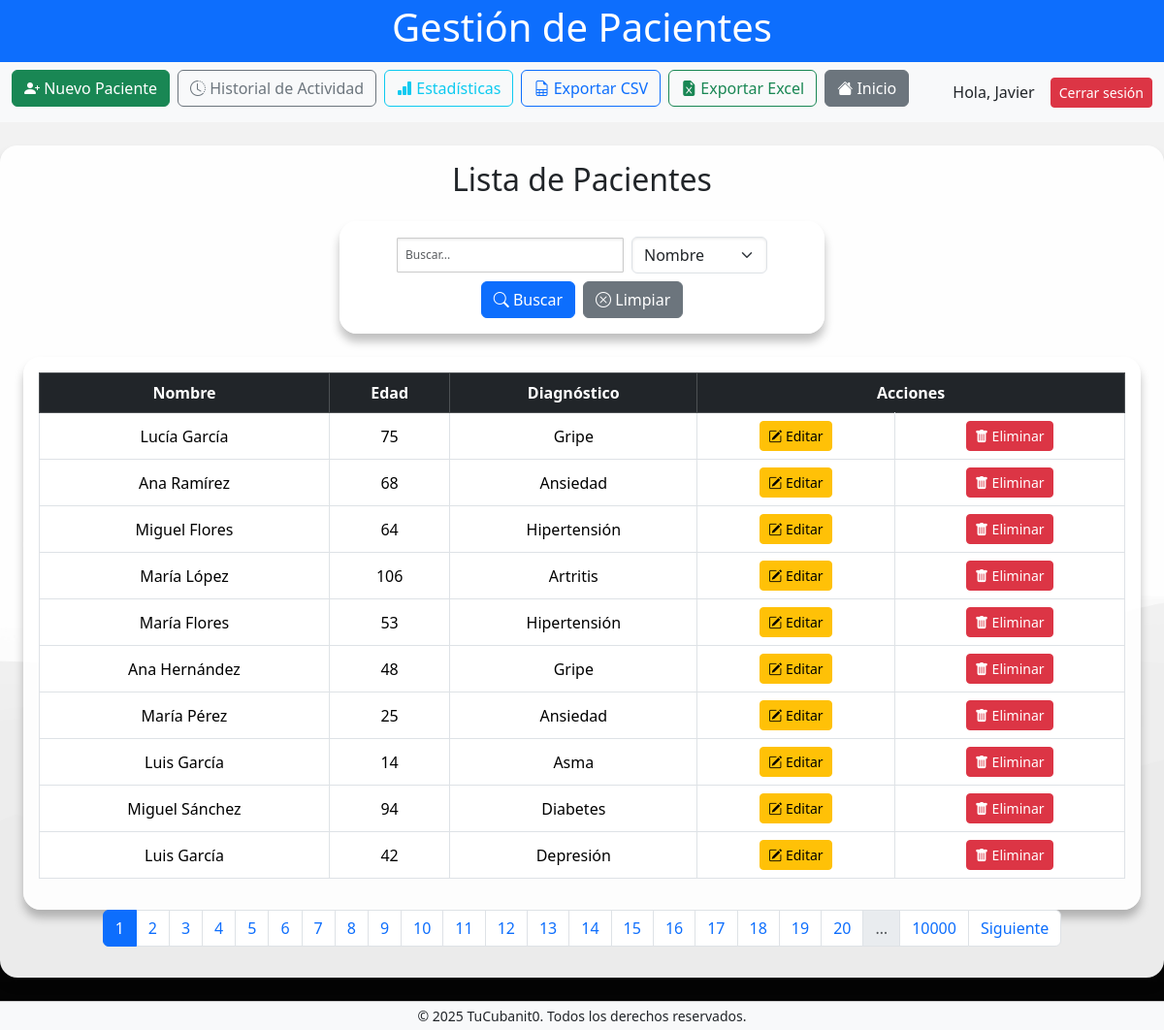
/ (signed in), run on the app's committed database.
### tables this page shows
CREATE TABLE Pacientes (
                id INTEGER PRIMARY KEY AUTOINCREMENT,
                nombre TEXT NOT NULL,
                edad INTEGER NOT NULL,
                diagnostico TEXT NOT NULL
            );

### app.py (the view)
@app.route('/')
def index():
    try:
        por_pagina = 10
        pagina = int(request.args.get('pagina', 1))
        offset = (pagina - 1) * por_pagina
        busqueda = request.args.get('buscar', '').strip()
        filtro = request.args.get('filtro', 'nombre')  # puede ser 'nombre' o 'diagnostico'
        if busqueda:
            filtro = request.args.get('filtro', 'nombre')
            if filtro == 'diagnostico':
                pacientes = db.buscar_pacientes_por_diagnostico(busqueda, limit=por_pagina, offset=offset)
                total_pacientes = db.contar_pacientes_por_diagnostico(busqueda)
            else:
                pacientes = db.buscar_pacientes_por_nombre(busqueda, limit=por_pagina, offset=offset)
                total_pacientes = db.contar_pacientes_busqueda(busqueda)
        else:
            pacientes = db.obtener_pacientes(limit=por_pagina, offset=offset)
            total_pacientes = db.contar_pacientes()
        total_paginas = (total_pacientes + por_pagina - 1) // por_pagina
        return render_template('index.html', pacientes=pacientes, pagina=pagina,
                               total_paginas=total_paginas, buscar=busqueda, filtro=filtro)
    except Exception as e:
        logger.error(f"Error al obtener pacientes: {e}")
        return render_template('error.html', message="No se pudo obtener la lista de pacientes.")

### app.py (called while the page is built)
@app.before_request
def requerir_login():
    rutas_abiertas = ['login', 'registro_usuario', 'static']
    if not session.get('usuario') and not any(r in request.endpoint for r in rutas_abiertas):
        return redirect(url_for('login'))

@app.context_processor
def inject_current_year():
    return {'current_year': datetime.now().year}

### db.py (called while the page is built)
def obtener_conexion():
    return sqlite3.connect(DATABASE_PATH)

def handle_db_error(func):
    def wrapper(*args, **kwargs):
        try:
            return func(*args, **kwargs)
        except sqlite3.Error as e:
            print(f"Database error in {func.__name__}: {e}")
            return None
    return wrapper

@handle_db_error
def obtener_pacientes(limit=10, offset=0):
    conn = obtener_conexion()
    conn.row_factory = sqlite3.Row
    cursor = conn.cursor()
    cursor.execute("SELECT * FROM Pacientes LIMIT ? OFFSET ?", (limit, offset))
    pacientes = cursor.fetchall()
    conn.close()
    return pacientes

@handle_db_error
def contar_pacientes():
    conn = obtener_conexion()
    cursor = conn.cursor()
    cursor.execute("SELECT COUNT(*) FROM Pacientes")
    total = cursor.fetchone()[0]
    conn.close()
    return total

### templates/index.html (shortened to what this page needs)
{% extends 'base.html' %}
{% block content %}
<section class="container-fluid">
    <h2 class="mb-4 text-center">Lista de Pacientes</h2>
    <form method="GET" action="{{ url_for('index') }}" class="mb-4 d-flex justify-content-center align-items-center gap-2 flex-wrap">
        <input type="text" name="buscar" placeholder="Buscar..." class="form-control w-50"
            value="{{ request.args.get('buscar', '') }}">
        <select name="filtro" class="form-select w-auto">
            <option value="nombre" {% if request.args.get('filtro', 'nombre') == 'nombre' %}selected{% endif %}>Nombre</option>
        </select>
        <button type="submit" class="btn btn-primary">
            <i class="bi bi-search"></i> Buscar
        </button>
        <a href="{{ url_for('index') }}" class="btn btn-secondary">
            <i class="bi bi-x-circle"></i> Limpiar
        </a>
    </form>
    <div class="table-responsive">
        <table class="table table-bordered table-hover align-middle text-center">
            <thead class="table-dark">
                <tr>
                    <th>Nombre</th>
                    <th>Edad</th>
                    <th>Diagnóstico</th>
                    <th colspan="2">Acciones</th>
                </tr>
            </thead>
            <tbody>
                {% for paciente in pacientes %}
                <tr>
                    <td>{{ paciente[1] }}</td>
                    <td>{{ paciente[2] }}</td>
                    <td>{{ paciente[3] }}</td>
                    <td>
                        <a href="{{ url_for('editar_paciente', id=paciente[0]) }}" class="btn btn-warning btn-sm">
                            <i class="bi bi-pencil-square"></i> Editar
                        </a>
                    </td>
                    <td>
                        <a href="{{ url_for('eliminar_paciente', id=paciente[0]) }}" class="btn btn-danger btn-sm"
                            onclick="return confirm('¿Estás seguro que deseas eliminar este paciente?');">
                            <i class="bi bi-trash-fill"></i> Eliminar
                        </a>
                    </td>
                </tr>
                {% else %}
                <tr>
                    <td colspan="5">No hay pacientes registrados.</td>
                </tr>
                {% endfor %}
            </tbody>
        </table>
    </div>
<nav aria-label="Paginación de pacientes">
    <ul class="pagination justify-content-center">
        {% set max_paginas_mostrar = 20 %}
        {% set mitad_rango = max_paginas_mostrar // 2 %}
        {% set inicio = pagina - mitad_rango if pagina - mitad_rango > 1 else 1 %}
        {% set fin = inicio + max_paginas_mostrar - 1 %}
        {% if fin > total_paginas %}
            {% set fin = total_paginas %}
            {% set inicio = fin - max_paginas_mostrar + 1 if fin - max_paginas_mostrar + 1 > 1 else 1 %}
        {% endif %}
        {% for p in range(inicio, fin + 1) %}
        <li class="page-item {% if p == pagina %}active{% endif %}">
            <a class="page-link" href="{{ url_for('index', pagina=p, buscar=buscar, filtro=filtro) }}">{{ p }}</a>
        </li>
        {% endfor %}
        {% if fin < total_paginas %}
        <li class="page-item disabled"><span class="page-link">…</span></li>
        <li class="page-item">
            <a class="page-link" href="{{ url_for('index', pagina=total_paginas, buscar=buscar, filtro=filtro) }}">{{ total_paginas }}</a>
        </li>
        {% endif %}
        {% if pagina < total_paginas %}
        <li class="page-item">
            <a class="page-link" href="{{ url_for('index', pagina=pagina+1, buscar=buscar, filtro=filtro) }}">Siguiente</a>
        </li>
        {% endif %}
    </ul>
</nav>
</section>
{% endblock %}

### templates/base.html (shortened to what this page needs)
<!DOCTYPE html>
<html lang="es">
<head>
    <link rel="stylesheet" href="{{ url_for('static', filename='css/style.css') }}">
    <link href="https://cdn.jsdelivr.net/npm/bootstrap@5.3.5/dist/css/bootstrap.min.css" rel="stylesheet">
    <link href="https://cdn.jsdelivr.net/npm/bootstrap-icons@1.10.5/font/bootstrap-icons.css" rel="stylesheet">
</head>
<body class="bg-light d-flex flex-column min-vh-100">
    <header class="bg-primary text-white text-center py-1">
        <h1>Gestión de Pacientes</h1>
    </header>
    <nav class="navbar navbar-expand-lg navbar-light bg-light">
        <div class="container-fluid">
            <div class="d-flex flex-wrap align-items-center">
                <a href="{{ url_for('nuevo_paciente') }}" class="btn btn-success me-2 mb-2">
                    <i class="bi bi-person-plus-fill"></i> Nuevo Paciente
                </a>
                <a href="{{ url_for('ver_logs') }}" class="btn btn-outline-secondary me-2 mb-2">
                    <i class="bi bi-clock-history"></i> Historial de Actividad
                </a>
                <a href="{{ url_for('estadisticas') }}" class="btn btn-outline-info me-2 mb-2">
                    <i class="bi bi-bar-chart-fill"></i> Estadísticas
                </a>
                <a href="{{ url_for('exportar_csv') }}" class="btn btn-outline-primary me-2 mb-2">
                    <i class="bi bi-file-earmark-spreadsheet"></i> Exportar CSV
                </a>
                <a href="{{ url_for('exportar_excel') }}" class="btn btn-outline-success me-2 mb-2">
                    <i class="bi bi-file-earmark-excel-fill"></i> Exportar Excel
                </a>
                <a href="{{ url_for('index') }}" class="btn btn-secondary me-2 mb-2">
                    <i class="bi bi-house-fill"></i> Inicio
                </a>
            </div>
            <div class="d-flex align-items-center">
                <span class="me-3">Hola, {{ session.get('usuario', 'Invitado') }}</span>
                <a href="{{ url_for('logout') }}" class="btn btn-danger btn-sm">Cerrar sesión</a>
            </div>
        </div>
    </nav>
    <main class="container-fluid my-4 flex-grow-1">
        {% block content %}{% endblock %}
    </main>
    <footer class="bg-light text-center py-1 mt-auto">
        <p class="mb-0">&copy; {{ current_year }} TuCubanit0. Todos los derechos reservados.</p>
    </footer>
</body>
</html>

### static/css/style.css (style rules this page uses)
body { background-image: url('711093.jpg'); background-size: cover; background-repeat: no-repeat; background-attachment: fixed; background-position: center; margin: 0; font-family: 'Segoe UI', Tahoma, Geneva, Verdana, sans-serif; color: #333; }
main, .table-responsive, form, .card { background-color: rgba(255, 255, 255, 0.92); padding: 16px; border-radius: 18px; box-shadow: 0 8px 10px rgba(0, 0, 0, 0.25); animation: fadeIn 0.7s ease-in-out; }
form { max-width: 500px; margin: auto; }
input[type="text"], input[type="password"], input[type="number"], input[type="search"], textarea, select { width: 100%; padding: 8px; margin-bottom: 1px; border-radius: 1px; border: 1px solid #ccc; font-size: 12px; box-shadow: inset 0 1px 3px rgba(0,0,0,0.1); }
button, .btn { padding: 10px 18px; font-weight: bold; border-radius: 6px; transition: all 0.3s ease; }
.table th, .table td { vertical-align: middle !important; text-align: center; }
.table thead { background-color: #343a40; color: white; }
footer { background-color: rgba(255, 255, 255, 0.7); text-align: center; padding: 10px; margin-top: 30px; border-top: 1px solid #ccc; font-size: 14px; }

### data on the page
Pacientes: nombre "Lucía García", edad "75", diagnostico "Gripe"
Pacientes: nombre "Ana Ramírez", edad "68", diagnostico "Ansiedad"
Pacientes: nombre "Miguel Flores", edad "64", diagnostico "Hipertensión"
Pacientes: nombre "María López", edad "106", diagnostico "Artritis"
Pacientes: nombre "María Flores", edad "53", diagnostico "Hipertensión"
Pacientes: nombre "Ana Hernández", edad "48", diagnostico "Gripe"
Pacientes: nombre "María Pérez", edad "25", diagnostico "Ansiedad"
Pacientes: nombre "Luis García", edad "14", diagnostico "Asma"
Pacientes: nombre "Miguel Sánchez", edad "94", diagnostico "Diabetes"
Pacientes: nombre "Luis García", edad "42", diagnostico "Depresión"

### other printed values
{{ session.get('usuario', 'Invitado') }} "Javier"
{{ p }} "1" "2" "3" "4" "5" "6" "7" "8" "9" "10" "11" "12" "13" "14" "15" "16" "17" "18" "19" "20"
{{ total_paginas }} "10000"
